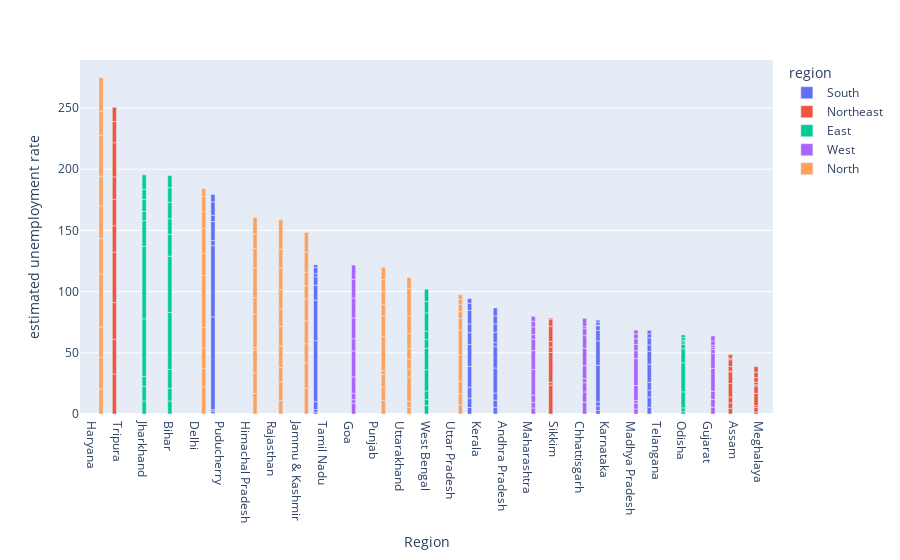

The code cell stored with this chart in its notebook:
### Markdown cell above
## Exploratory Data Analysis

### Code cell
#Unemployment rate in each region
fig = px.bar(df,x = df['state'],y=df['estimated unemployment rate'],color = 'region',barmode='group')
fig.update_layout(xaxis={'title':'Region','categoryorder':'total descending'})
fig.show()

### Figure 1 — Plotly figure (JSON) as saved in the notebook; plotly's stock layout.template omitted (floating-point values rounded to 4 significant figures)
{"data": [{"alignmentgroup": "True", "hovertemplate": "region=South<br>state=%{x}<br>estimated unemployment rate=%{y}<extra></extra>", "legendgroup": "South", "marker": {"color": "#636efa", "pattern": {"shape": ""}}, "name": "South", "offsetgroup": "South", "orientation": "v", "showlegend": true, "textposition": "auto", "type": "bar", "x": ["Andhra Pradesh", "Andhra Pradesh", "Andhra Pradesh", "Andhra Pradesh", "Andhra Pradesh", "Andhra Pradesh", "Andhra Pradesh", "Andhra Pradesh", "Andhra Pradesh", "Andhra Pradesh", "Karnataka", "Karnataka", "Karnataka", "Karnataka", "Karnataka", "Karnataka", "Karnataka", "Karnataka", "Karnataka", "Karnataka", "Kerala", "Kerala", "Kerala", "Kerala", "Kerala", "Kerala", "Kerala", "Kerala", "Kerala", "Kerala", "Puducherry", "Puducherry", "Puducherry", "Puducherry", "Puducherry", "Puducherry", "Puducherry", "Puducherry", "Puducherry", "Puducherry", "Tamil Nadu", "Tamil Nadu", "Tamil Nadu", "Tamil Nadu", "Tamil Nadu", "Tamil Nadu", "Tamil Nadu", "Tamil Nadu", "Tamil Nadu", "Tamil Nadu", "Telangana", "Telangana", "Telangana", "Telangana", "Telangana", "Telangana", "Telangana", "Telangana", "Telangana", "Telangana"], "xaxis": "x", "y": [5.48, 5.83, 5.79, 20.51, 17.43, 3.31, 8.34, 6.96, 6.4, 6.59, 2.86, 3.61, 3.46, 29.84, 19.97, 8.44, 4.01, 0.5, 2.41, 1.58, 5.31, 7.6, 8.99, 16.99, 17.88, 9.71, 7.09, 10.98, 5.91, 3.88, 0.58, 1.76, 1.2, 75.85, 58.19, 4.24, 15.47, 5.05, 10.9, 6.18, 1.57, 2.09, 6.4, 49.83, 33.16, 12.2, 6.81, 2.65, 5, 2.16, 5.49, 8.29, 5.77, 6.25, 14.7, 10.55, 5.36, 5.79, 3.27, 2.86], "yaxis": "y"}, {"alignmentgroup": "True", "hovertemplate": "region=Northeast<br>state=%{x}<br>estimated unemployment rate=%{y}<extra></extra>", "legendgroup": "Northeast", "marker": {"color": "#EF553B", "pattern": {"shape": ""}}, "name": "Northeast", "offsetgroup": "Northeast", "orientation": "v", "showlegend": true, "textposition": "auto", "type": "bar", "x": ["Assam", "Assam", "Assam", "Assam", "Assam", "Assam", "Assam", "Assam", "Assam", "Assam", "Meghalaya", "Meghalaya", "Meghalaya", "Meghalaya", "Meghalaya", "Meghalaya", "Meghalaya", "Meghalaya", "Meghalaya", "Meghalaya", "Sikkim", "Sikkim", "Sikkim", "Sikkim", "Sikkim", "Sikkim", "Sikkim", "Sikkim", "Tripura", "Tripura", "Tripura", "Tripura", "Tripura", "Tripura", "Tripura", "Tripura", "Tripura", "Tripura"], "xaxis": "x", "y": [4.66, 4.41, 4.77, 11.06, 9.55, 0.6, 3.77, 5.53, 1.19, 3.02, 1.66, 3.59, 1.58, 10.03, 5.92, 1.15, 2.1, 3.74, 4.29, 4.6, 23.57, 2.28, 24.51, 4.46, 4.45, 12.49, 5.7, 0.88, 32.67, 28.4, 29.95, 41.23, 21.51, 21.71, 18.24, 27.92, 17.35, 11.57], "yaxis": "y"}, {"alignmentgroup": "True", "hovertemplate": "region=East<br>state=%{x}<br>estimated unemployment rate=%{y}<extra></extra>", "legendgroup": "East", "marker": {"color": "#00cc96", "pattern": {"shape": ""}}, "name": "East", "offsetgroup": "East", "orientation": "v", "showlegend": true, "textposition": "auto", "type": "bar", "x": ["Bihar", "Bihar", "Bihar", "Bihar", "Bihar", "Bihar", "Bihar", "Bihar", "Bihar", "Bihar", "Jharkhand", "Jharkhand", "Jharkhand", "Jharkhand", "Jharkhand", "Jharkhand", "Jharkhand", "Jharkhand", "Jharkhand", "Jharkhand", "Odisha", "Odisha", "Odisha", "Odisha", "Odisha", "Odisha", "Odisha", "Odisha", "Odisha", "Odisha", "West Bengal", "West Bengal", "West Bengal", "West Bengal", "West Bengal", "West Bengal", "West Bengal", "West Bengal", "West Bengal", "West Bengal"], "xaxis": "x", "y": [10.61, 10.29, 15.43, 46.64, 45.96, 17.82, 12.79, 13.44, 11.91, 9.82, 10.61, 11.85, 8.23, 47.09, 59.23, 20.95, 7.63, 9.76, 8.24, 11.8, 1.9, 3.12, 13.08, 23.76, 11.41, 3.77, 1.88, 1.42, 2.1, 2.18, 6.94, 4.92, 6.92, 17.41, 17.41, 7.29, 6.83, 14.87, 9.35, 9.98], "yaxis": "y"}, {"alignmentgroup": "True", "hovertemplate": "region=West<br>state=%{x}<br>estimated unemployment rate=%{y}<extra></extra>", "legendgroup": "West", "marker": {"color": "#ab63fa", "pattern": {"shape": ""}}, "name": "West", "offsetgroup": "West", "orientation": "v", "showlegend": true, "textposition": "auto", "type": "bar", "x": ["Chhattisgarh", "Chhattisgarh", "Chhattisgarh", "Chhattisgarh", "Chhattisgarh", "Chhattisgarh", "Chhattisgarh", "Chhattisgarh", "Chhattisgarh", "Chhattisgarh", "Goa", "Goa", "Goa", "Goa", "Goa", "Goa", "Goa", "Goa", "Goa", "Goa", "Gujarat", "Gujarat", "Gujarat", "Gujarat", "Gujarat", "Gujarat", "Gujarat", "Gujarat", "Gujarat", "Gujarat", "Madhya Pradesh", "Madhya Pradesh", "Madhya Pradesh", "Madhya Pradesh", "Madhya Pradesh", "Madhya Pradesh", "Madhya Pradesh", "Madhya Pradesh", "Madhya Pradesh", "Madhya Pradesh", "Maharashtra", "Maharashtra", "Maharashtra", "Maharashtra", "Maharashtra", "Maharashtra", "Maharashtra", "Maharashtra", "Maharashtra", "Maharashtra"], "xaxis": "x", "y": [9.65, 8.38, 7.54, 3.41, 10.5, 14.23, 10.27, 5.63, 1.96, 6.62, 8.89, 2.81, 5.25, 13.31, 21.25, 9.96, 17.07, 16.21, 15.38, 11.54, 5.54, 6.38, 6.66, 18.71, 12.11, 3.2, 1.84, 1.87, 3.42, 4.03, 4.11, 4.57, 2.22, 12.36, 21.98, 6.48, 5.08, 4.7, 3.91, 3.13, 4.95, 4.69, 5.79, 20.9, 15.46, 9.23, 3.89, 6.23, 4.55, 4.1], "yaxis": "y"}, {"alignmentgroup": "True", "hovertemplate": "region=North<br>state=%{x}<br>estimated unemployment rate=%{y}<extra></extra>", "legendgroup": "North", "marker": {"color": "#FFA15A", "pattern": {"shape": ""}}, "name": "North", "offsetgroup": "North", "orientation": "v", "showlegend": true, "textposition": "auto", "type": "bar", "x": ["Delhi", "Delhi", "Delhi", "Delhi", "Delhi", "Delhi", "Delhi", "Delhi", "Delhi", "Delhi", "Haryana", "Haryana", "Haryana", "Haryana", "Haryana", "Haryana", "Haryana", "Haryana", "Haryana", "Haryana", "Himachal Pradesh", "Himachal Pradesh", "Himachal Pradesh", "Himachal Pradesh", "Himachal Pradesh", "Himachal Pradesh", "Himachal Pradesh", "Himachal Pradesh", "Himachal Pradesh", "Himachal Pradesh", "Jammu & Kashmir", "Jammu & Kashmir", "Jammu & Kashmir", "Jammu & Kashmir", "Jammu & Kashmir", "Jammu & Kashmir", "Jammu & Kashmir", "Jammu & Kashmir", "Jammu & Kashmir", "Punjab", "Punjab", "Punjab", "Punjab", "Punjab", "Punjab", "Punjab", "Punjab", "Punjab", "Punjab", "Rajasthan", "Rajasthan", "Rajasthan", "Rajasthan", "Rajasthan", "Rajasthan", "Rajasthan", "Rajasthan", "Rajasthan", "Rajasthan", "Uttar Pradesh", "Uttar Pradesh", "Uttar Pradesh", "Uttar Pradesh", "Uttar Pradesh", "Uttar Pradesh", "Uttar Pradesh", "Uttar Pradesh", "Uttar Pradesh", "Uttar Pradesh", "Uttarakhand", "Uttarakhand", "Uttarakhand", "Uttarakhand", "Uttarakhand", "Uttarakhand", "Uttarakhand", "Uttarakhand", "Uttarakhand", "Uttarakhand"], "xaxis": "x", "y": [22.23, 14.84, 17.04, 16.68, 42.27, 18.19, 20.3, 13.79, 12.53, 6.27, 20.34, 25.77, 25.05, 43.22, 29.02, 26.7, 24.18, 33.5, 19.68, 27.31, 16.83, 16.84, 18.76, 2.2, 26.95, 13.47, 24.31, 15.79, 12.04, 13.46, 21.08, 20.78, 15.5, 18.74, 17.92, 10.88, 11.09, 16.17, 16.14, 11.11, 10.97, 10.32, 2.86, 28.33, 16.55, 9.19, 10.99, 9.61, 9.88, 10.97, 15.16, 11.9, 17.7, 15.74, 14.39, 15.81, 17.51, 15.35, 24.15, 7.58, 8.98, 10.11, 21.54, 20.41, 9.47, 5.56, 5.79, 4.18, 3.75, 5.49, 4.99, 19.85, 6.48, 8.01, 8.61, 12.38, 14.26, 22.26, 9.23], "yaxis": "y"}], "layout": {"autosize": true, "barmode": "group", "legend": {"title": {"text": "region"}, "tracegroupgap": 0}, "margin": {"t": 60}, "xaxis": {"anchor": "y", "autorange": true, "categoryorder": "total descending", "domain": [0, 1], "range": [-0.5, 26.5], "title": {"text": "Region"}, "type": "category"}, "yaxis": {"anchor": "x", "autorange": true, "domain": [0, 1], "range": [0, 289.2], "title": {"text": "estimated unemployment rate"}, "type": "linear"}}}
